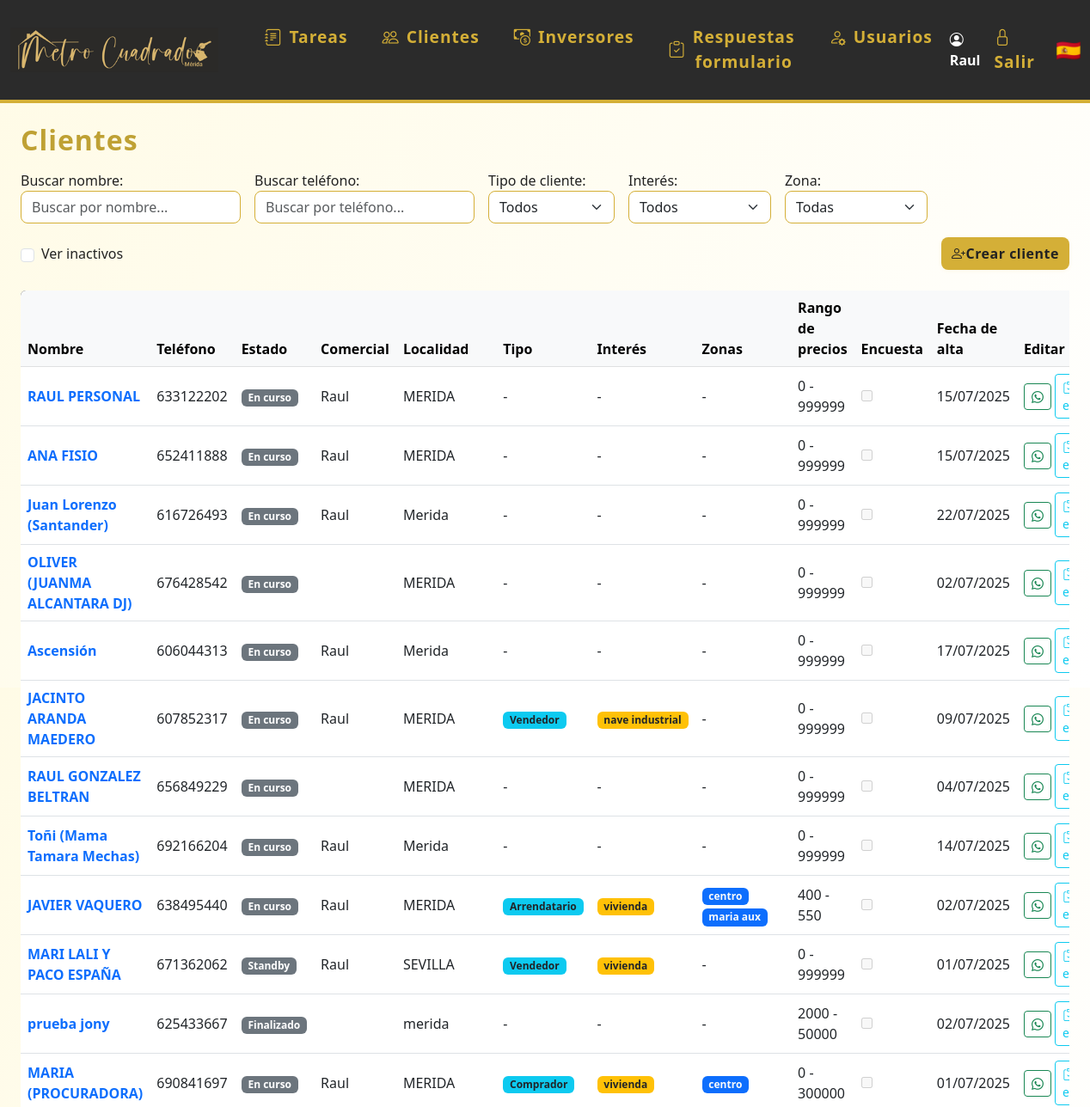
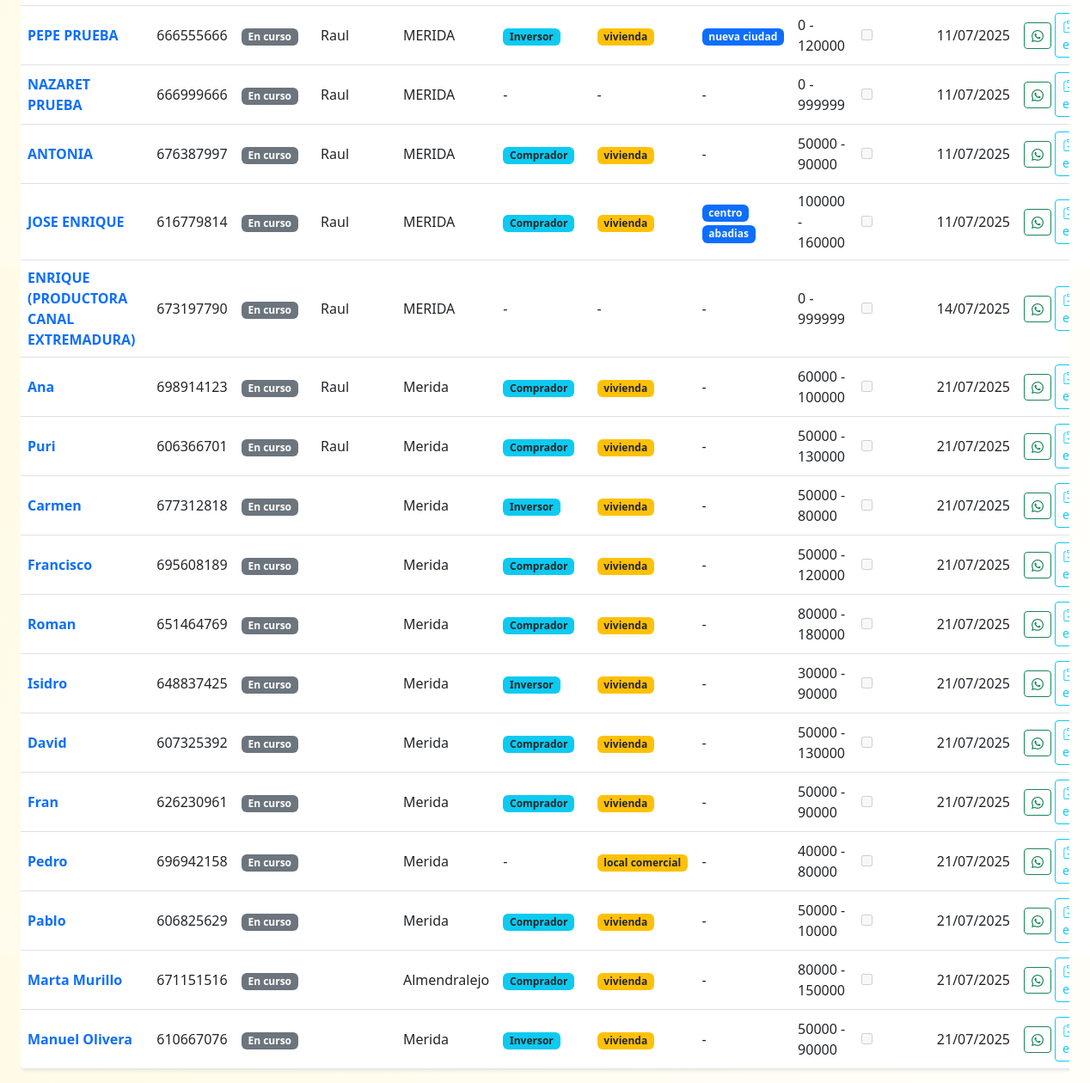
Screenshot of /clientes (signed in) with the database file from the repository (2 pictures, top to bottom).
### models.py (models this page shows)
class Usuario(UserMixin, db.Model):
    id = db.Column(db.Integer, primary_key=True)
    nombre = db.Column(db.String(80), unique=True, nullable=False)
    password = db.Column(db.String(200), nullable=False)
    es_admin = db.Column(db.Boolean, default=False)
    color = db.Column(db.String(7), nullable=True, default='#3788d8') # Color en formato hex, e.g., #RRGGBB
    email = db.Column(db.String(120), unique=True, nullable=True)
    telefono = db.Column(db.String(20), unique=True, nullable=True)
    activo = db.Column(db.Boolean, default=True)  # Nuevo campo para desactivar usuario
    notificar_email = db.Column(db.Boolean, default=True)
    notificar_telegram = db.Column(db.Boolean, default=False)
    chat_id_telegram = db.Column(db.String(32), nullable=True)
    eventos = db.relationship('Evento', backref='usuario', lazy=True)
    tareas = db.relationship('Tarea', back_populates='usuario')

class Cliente(db.Model):
    id = db.Column(db.Integer, primary_key=True)
    nombre = db.Column(db.String(120), nullable=False)
    email = db.Column(db.String(120), unique=True, nullable=True)
    telefono = db.Column(db.String(20), unique=True)
    estado = db.Column(db.String(20), nullable=False, default='en_curso') # en_curso, ha_comprado, cancelado
    localidad = db.Column(db.String(120), nullable=True)
    observaciones = db.Column(db.Text, nullable=True)
    tipo_cliente = db.Column(db.String(50), nullable=True)
    interes = db.Column(db.Text, nullable=True)
    zonas = db.Column(db.Text, nullable=True)
    precio_min = db.Column(db.Integer, nullable=True)
    precio_max = db.Column(db.Integer, nullable=True)
    encuesta_enviada = db.Column(db.Boolean, default=False)
    comercial_id = db.Column(db.Integer, db.ForeignKey('usuario.id'), nullable=True)
    fecha_creacion = db.Column(db.DateTime, default=datetime.utcnow)
    activo = db.Column(db.Boolean, default=True)  # Nuevo campo para desactivar cliente
    eventos = db.relationship('Evento', backref='cliente', lazy=True)
    tareas = db.relationship('Tarea', back_populates='cliente')
    visto_por = db.Column(db.Integer, db.ForeignKey('cliente.id'), nullable=True)

### app.py (the view)
@app.route('/clientes')
@login_required
def clientes():
    estado = request.args.get('estado')
    tipo_cliente = request.args.get('tipo_cliente')
    interes = request.args.get('interes')
    mostrar_inactivos = request.args.get('inactivos') == '1'
    query = Cliente.query
    if not mostrar_inactivos:
        query = query.filter_by(activo=True)
    if not current_user.es_admin:
        query = query.filter_by(comercial_id=current_user.id)
    if estado:
        query = query.filter_by(estado=estado)
    if tipo_cliente:
        query = query.filter_by(tipo_cliente=tipo_cliente)
    if interes:
        query = query.filter(Cliente.interes != None).filter(Cliente.interes.like(f"%{interes}%"))
    clientes = query.all()
    from datetime import datetime, time
    def fecha_hora_ultima_tarea(cliente):
        if cliente.tareas:
            return max((datetime.combine(t.fecha, t.hora or time.min) for t in cliente.tareas if t.fecha), default=None)
        return None
    clientes.sort(key=lambda c: fecha_hora_ultima_tarea(c) or datetime.min, reverse=True)
    usuarios_dict = {u.id: u.nombre for u in Usuario.query.all()}
    return render_template('clientes.html', clientes=clientes, usuarios_dict=usuarios_dict)

### app.py (called while the page is built)
@login_manager.user_loader
def load_user(user_id):
    return Usuario.query.get(int(user_id))

### templates/clientes.html (shortened to what this page needs)
{% extends 'base.html' %}
{% block content %}
<h2 class="mb-3">Clientes</h2>
<form method="get" class="mb-4" style="max-width:1300px;display:flex;gap:16px;align-items:end;flex-wrap:wrap;">
  <div style="display:flex;flex:1;gap:16px;align-items:end;flex-wrap:wrap;">
    <div style="flex:1;min-width:200px;">
        <label for="buscadorCliente">Buscar nombre:</label>
        <input type="text" id="buscadorCliente" placeholder="Buscar por nombre..." class="form-control" style="min-width:180px;">
    </div>
    <div style="flex:1;min-width:200px;">
        <label for="buscadorTelefono">Buscar teléfono:</label>
        <input type="text" id="buscadorTelefono" placeholder="Buscar por teléfono..." class="form-control" style="min-width:180px;">
    </div>
    <div>
        <label for="tipo_cliente">Tipo de cliente:</label>
        <select name="tipo_cliente" id="tipo_cliente" class="form-select" onchange="this.form.submit()">
            <option value="">Todos</option>
        </select>
    </div>
    <div>
        <label for="interes">Interés:</label>
        <select name="interes" id="interes" class="form-select" onchange="this.form.submit()">
            <option value="">Todos</option>
        </select>
    </div>
    <div>
        <label for="zona">Zona:</label>
        <select name="zona" id="zona" class="form-select" onchange="this.form.submit()">
            <option value="">Todas</option>
        </select>
    </div>
    <div style="align-self:end;min-width:120px;max-width:180px;display:flex;align-items:center;height:38px;white-space:nowrap;">
        <input class="form-check-input me-2" type="checkbox" value="1" id="mostrarInactivos" name="inactivos" onchange="this.form.submit()" {% if request.args.get('inactivos') == '1' %}checked{% endif %}>
        <label class="form-check-label" for="mostrarInactivos" style="margin-bottom:0;">Ver inactivos</label>
    </div>
  </div>
  <a href="/crear_cliente" class="btn btn-primary" style="height:38px;display:flex;align-items:center;align-self:end;margin-left:auto;"><i class="bi bi-person-plus"></i> Crear cliente</a>
</form>
<div class="table-responsive">
<table class="table table-hover align-middle shadow-sm bg-white rounded" style="min-width:1300px;">
    <thead class="table-light">
        <tr>
            <th>Nombre</th>
            <th>Teléfono</th>
            <th>Estado</th>
            <th>Comercial</th>
            <th>Localidad</th>
            <th>Tipo</th>
            <th>Interés</th>
            <th>Zonas</th>
            <th>Rango de precios</th>
            <th>Encuesta</th>
            <th>Fecha de alta</th>
            <th>Editar</th>
        </tr>
    </thead>
    <tbody>
    {% for cliente in clientes %}
        <tr>
            <td>
                <a href="/editar_cliente/{{ cliente.id }}" class="fw-bold text-decoration-none">{{ cliente.nombre }}</a>
            </td>
            <td>{{ cliente.telefono }}</td>
            <td>
                <span class="badge bg-secondary">
                  {% if cliente.estado == 'pendiente' %}Standby{% else %}{{ cliente.estado.replace('_', ' ').capitalize() }}{% endif %}
                </span>
            </td>
            <td>{% if cliente.comercial_id and usuarios_dict and cliente.comercial_id in usuarios_dict %}{{ usuarios_dict[cliente.comercial_id] }}{% endif %}</td>
            <td>{{ cliente.localidad or '-' }}</td>
            <td>
                {% if cliente.tipo_cliente %}
                  <span class="badge bg-info text-dark">{{ cliente.tipo_cliente.capitalize() }}</span>
                {% else %}-{% endif %}
            </td>
            <td>
                {% if cliente.interes %}
                  {% for interes in cliente.interes.split(',') %}
                    <span class="badge bg-warning text-dark">{{ interes }}</span>
                  {% endfor %}
                {% else %}-{% endif %}
            </td>
            <td>
                {% if cliente.zonas %}
                  {% for zona in cliente.zonas.split(',') %}
                    <span class="badge bg-primary text-light">{{ zona }}</span>
                  {% endfor %}
                {% else %}-{% endif %}
            </td>
            <td>
              {{ cliente.precio_min if cliente.precio_min is not none else 0 }} - {{ cliente.precio_max if cliente.precio_max is not none else 999999 }}
            </td>
            <td><input type="checkbox" disabled {% if cliente.encuesta_enviada %}checked{% endif %}></td>
            <td>{% if cliente.fecha_creacion %}{{ cliente.fecha_creacion.strftime('%d/%m/%Y') }}{% else %}-{% endif %}</td>
            <td>
              <div class="d-inline-flex align-items-center gap-1">
                {% if cliente.telefono %}
                  <a href="https://wa.me/{{ cliente.telefono|replace(' ', '') }}" title="Enviar WhatsApp" class="btn btn-outline-success btn-sm whatsapp-btn" data-telefono="{{ cliente.telefono|replace(' ', '') }}">
                    <i class="bi bi-whatsapp"></i>
                  </a>
                  {% if not cliente.encuesta_enviada %}
                    <a href="#" class="btn btn-outline-info btn-sm encuesta-btn" data-telefono="{{ cliente.telefono|replace(' ', '') }}" data-cliente-id="{{ cliente.id }}" title="Enviar encuesta">
                      <i class="bi bi-clipboard-check"></i> Enviar encuesta
                    </a>
                  {% endif %}
                {% endif %}
              </div>
            </td>
        </tr>
    {% else %}
        <tr><td colspan="14"><em>No hay clientes registrados.</em></td></tr>
    {% endfor %}
    </tbody>
</table>
</div>
{% endblock %}

### templates/base.html (shortened to what this page needs)
<!DOCTYPE html>
<html lang="es">
<head>
    <link rel="stylesheet" href="https://cdn.jsdelivr.net/npm/bootstrap@5.3.0/dist/css/bootstrap.min.css">
    <link rel="stylesheet" href="{{ url_for('static', filename='estilos.css') }}">
    <link rel="stylesheet" href="https://cdn.jsdelivr.net/npm/bootstrap-icons@1.10.5/font/bootstrap-icons.css">
</head>
<body class="d-flex flex-column vh-100">
{% if request.path != '/login' %}
<nav class="navbar navbar-expand-lg mb-4">
  <div class="container-fluid">
    <a class="navbar-brand d-flex align-items-center" href="/">
      <img src="{{ url_for('static', filename='logoraul.png') }}" alt="Logo" style="height:90px;margin-right:18px;">
    </a>
    <div class="collapse navbar-collapse" id="navbarNav">
      <ul class="navbar-nav me-auto mb-2 mb-lg-0">
        <li class="nav-item mx-1">
          <a class="nav-link btn btn-outline-success rounded-pill px-3 d-flex align-items-center gap-2" href="/">
            <i class="bi bi-journal-text"></i> Tareas
          </a>
        </li>
        <li class="nav-item mx-1">
          <a class="nav-link btn btn-outline-primary rounded-pill px-3 d-flex align-items-center gap-2" href="/clientes">
            <i class="bi bi-people"></i> Clientes
          </a>
        </li>
        <li class="nav-item mx-1">
          <a class="nav-link btn btn-outline-danger rounded-pill px-3 d-flex align-items-center gap-2" href="/inversores">
            <i class="bi bi-cash-coin"></i> Inversores
          </a>
        </li>
        {% if current_user.is_authenticated %}
        <li class="nav-item mx-1">
          <a class="nav-link btn btn-outline-secondary rounded-pill px-3 d-flex align-items-center gap-2" href="/respuestas_formulario">
            <i class="bi bi-clipboard-check"></i> Respuestas formulario
          </a>
        </li>
        {% endif %}
        {% if current_user.is_authenticated and current_user.es_admin %}
        <li class="nav-item mx-1">
          <a class="nav-link btn btn-outline-dark rounded-pill px-3 d-flex align-items-center gap-2" href="/usuarios">
            <i class="bi bi-person-gear"></i> Usuarios
          </a>
        </li>
        {% endif %}
      </ul>
      <ul class="navbar-nav align-items-center">
        {% if current_user.is_authenticated %}
        <li class="nav-item me-2">
          <span class="navbar-text fw-bold text-white"><i class="bi bi-person-circle"></i> {{ current_user.nombre }}</span>
        </li>
        <li class="nav-item"><a class="nav-link" href="/logout" title="Salir"><span class="bi bi-lock"></span> Salir</a></li>
        {% else %}
        <li class="nav-item"><a class="nav-link" href="/login" title="Entrar"><span class="bi bi-lock"></span> Entrar</a></li>
        {% endif %}
        <li class="nav-item ms-3"><span class="fs-4">🇪🇸</span></li>
      </ul>
    </div>
  </div>
</nav>
{% endif %}
<div class="flex-grow-1 d-flex flex-column px-4" style="width:100vw;">
    {% block content %}{% endblock %}
</div>
</body>
</html>

### static/estilos.css (style rules this page uses)
body { background: linear-gradient(120deg, #fffbe6 0%, #fff 100%); font-family: 'Segoe UI', 'Arial', sans-serif; color: #222; }
.navbar { background: #2b2b2b !important; border-bottom: 4px solid #d4af37; }
.navbar-brand, .navbar-nav .nav-link { color: #d4af37 !important; font-weight: 600; font-size: 1.2rem; letter-spacing: 1px; }
.navbar-brand img { height: 40px; margin-right: 10px; }
.btn-primary, .btn-success { background: #d4af37; border: none; color: #222; font-weight: 600; border-radius: 8px; box-shadow: 0 1px 4px rgba(212,175,55,0.10), 0 0 0 0 #d4af37; letter-spacing: 0.5px; transition: background 0.2s, color 0.2s, box-shadow 0.2s; }
.table thead { background: #222; color: #d4af37; }
h2 { color: #bfa134; font-weight: 700; letter-spacing: 1px; margin-bottom: 1.2rem; }
.form-control, .form-select { border-radius: 8px; border: 1.5px solid #d4af37; box-shadow: none; transition: border 0.2s, box-shadow 0.2s; }
.table { border-radius: 12px; overflow: hidden; box-shadow: 0 1px 8px rgba(212,175,55,0.07); }

### rows the page displays
Usuario: nombre "Raul"
Cliente: nombre "RAUL PERSONAL", telefono "633122202", estado.replace "En curso", localidad "MERIDA", precio_min "0", precio_max "999999", fecha_creacion "15/07/2025"
Cliente: nombre "ANA FISIO", telefono "652411888", estado.replace "En curso", localidad "MERIDA", precio_min "0", precio_max "999999", fecha_creacion "15/07/2025"
Cliente: nombre "Juan Lorenzo (Santander)", telefono "616726493", estado.replace "En curso", localidad "Merida", precio_min "0", precio_max "999999", fecha_creacion "22/07/2025"
Cliente: nombre "OLIVER (JUANMA ALCANTARA DJ)", telefono "676428542", estado.replace "En curso", localidad "MERIDA", precio_min "0", precio_max "999999", fecha_creacion "02/07/2025"
Cliente: nombre "Ascensión", telefono "606044313", estado.replace "En curso", localidad "Merida", precio_min "0", precio_max "999999", fecha_creacion "17/07/2025"
Cliente: nombre "JACINTO ARANDA MAEDERO", telefono "607852317", estado.replace "En curso", localidad "MERIDA", tipo_cliente "Vendedor", interes "nave industrial", precio_min "0", precio_max "999999", fecha_creacion "09/07/2025"
Cliente: nombre "RAUL GONZALEZ BELTRAN", telefono "656849229", estado.replace "En curso", localidad "MERIDA", precio_min "0", precio_max "999999", fecha_creacion "04/07/2025"
Cliente: nombre "Toñi (Mama Tamara Mechas)", telefono "692166204", estado.replace "En curso", localidad "Merida", precio_min "0", precio_max "999999", fecha_creacion "14/07/2025"
Cliente: nombre "JAVIER VAQUERO", telefono "638495440", estado.replace "En curso", localidad "MERIDA", tipo_cliente "Arrendatario", interes "vivienda", zona "centro" "maria aux", precio_min "400", precio_max "550", fecha_creacion "02/07/2025"
Cliente: nombre "MARI LALI Y PACO ESPAÑA", telefono "671362062", estado "Standby", localidad "SEVILLA", tipo_cliente "Vendedor", interes "vivienda", precio_min "0", precio_max "999999", fecha_creacion "01/07/2025"
Cliente: nombre "prueba jony", telefono "625433667", estado.replace "Finalizado", localidad "merida", precio_min "2000", precio_max "50000", fecha_creacion "02/07/2025"
Cliente: nombre "MARIA (PROCURADORA)", telefono "690841697", estado.replace "En curso", localidad "MERIDA", tipo_cliente "Comprador", interes "vivienda", zonas "centro", precio_min "0", precio_max "300000", fecha_creacion "01/07/2025"
Cliente: nombre "PEPE PRUEBA", telefono "666555666", estado.replace "En curso", localidad "MERIDA", tipo_cliente "Inversor", interes "vivienda", zonas "nueva ciudad", precio_min "0", precio_max "120000", fecha_creacion "11/07/2025"
Cliente: nombre "NAZARET PRUEBA", telefono "666999666", estado.replace "En curso", localidad "MERIDA", precio_min "0", precio_max "999999", fecha_creacion "11/07/2025"
Cliente: nombre "ANTONIA", telefono "676387997", estado.replace "En curso", localidad "MERIDA", tipo_cliente "Comprador", interes "vivienda", precio_min "50000", precio_max "90000", fecha_creacion "11/07/2025"
Cliente: nombre "JOSE ENRIQUE", telefono "616779814", estado.replace "En curso", localidad "MERIDA", tipo_cliente "Comprador", interes "vivienda", zona "centro" "abadias", precio_min "100000", precio_max "160000", fecha_creacion "11/07/2025"
Cliente: nombre "ENRIQUE (PRODUCTORA CANAL EXTREMADURA)", telefono "673197790", estado.replace "En curso", localidad "MERIDA", precio_min "0", precio_max "999999", fecha_creacion "14/07/2025"
Cliente: nombre "Ana", telefono "698914123", estado.replace "En curso", localidad "Merida", tipo_cliente "Comprador", interes "vivienda", precio_min "60000", precio_max "100000", fecha_creacion "21/07/2025"
Cliente: nombre "Puri", telefono "606366701", estado.replace "En curso", localidad "Merida", tipo_cliente "Comprador", interes "vivienda", precio_min "50000", precio_max "130000", fecha_creacion "21/07/2025"
Cliente: nombre "Carmen", telefono "677312818", estado.replace "En curso", localidad "Merida", tipo_cliente "Inversor", interes "vivienda", precio_min "50000", precio_max "80000", fecha_creacion "21/07/2025"
Cliente: nombre "Francisco", telefono "695608189", estado.replace "En curso", localidad "Merida", tipo_cliente "Comprador", interes "vivienda", precio_min "50000", precio_max "120000", fecha_creacion "21/07/2025"
Cliente: nombre "Roman", telefono "651464769", estado.replace "En curso", localidad "Merida", tipo_cliente "Comprador", interes "vivienda", precio_min "80000", precio_max "180000", fecha_creacion "21/07/2025"
Cliente: nombre "Isidro", telefono "648837425", estado.replace "En curso", localidad "Merida", tipo_cliente "Inversor", interes "vivienda", precio_min "30000", precio_max "90000", fecha_creacion "21/07/2025"
Cliente: nombre "David", telefono "607325392", estado.replace "En curso", localidad "Merida", tipo_cliente "Comprador", interes "vivienda", precio_min "50000", precio_max "130000", fecha_creacion "21/07/2025"
Cliente: nombre "Fran", telefono "626230961", estado.replace "En curso", localidad "Merida", tipo_cliente "Comprador", interes "vivienda", precio_min "50000", precio_max "90000", fecha_creacion "21/07/2025"
Cliente: nombre "Pedro", telefono "696942158", estado.replace "En curso", localidad "Merida", interes "local comercial", precio_min "40000", precio_max "80000", fecha_creacion "21/07/2025"
Cliente: nombre "Pablo", telefono "606825629", estado.replace "En curso", localidad "Merida", tipo_cliente "Comprador", interes "vivienda", precio_min "50000", precio_max "10000", fecha_creacion "21/07/2025"
Cliente: nombre "Marta Murillo", telefono "671151516", estado.replace "En curso", localidad "Almendralejo", tipo_cliente "Comprador", interes "vivienda", precio_min "80000", precio_max "150000", fecha_creacion "21/07/2025"
Cliente: nombre "Manuel Olivera", telefono "610667076", estado.replace "En curso", localidad "Merida", tipo_cliente "Inversor", interes "vivienda", precio_min "50000", precio_max "90000", fecha_creacion "21/07/2025"
